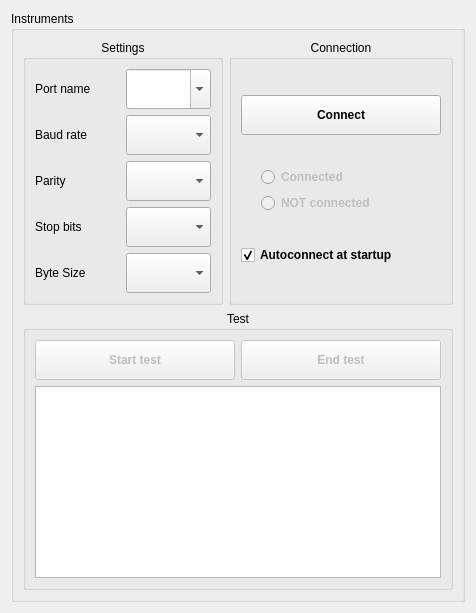
     <widget class="QWidget" name="instrumentsTAB">
      <attribute name="title">
       <string>Intruments</string>
      </attribute>
      <layout class="QGridLayout" name="gridLayout_11">
       <item row="0" column="0">
        <widget class="QGroupBox" name="chartsBox_4">
         <property name="font">
          <font/>
         </property>
         <property name="title">
          <string>Instruments</string>
         </property>
         <layout class="QGridLayout" name="gridLayout_2">
          <item row="0" column="0">
           <widget class="QGroupBox" name="groupBox_2">
            <property name="font">
             <font/>
            </property>
            <property name="title">
             <string>Settings</string>
            </property>
            <property name="alignment">
             <set>Qt::AlignHCenter|Qt::AlignTop</set>
            </property>
            <property name="flat">
             <bool>true</bool>
            </property>
            <layout class="QGridLayout" name="gridLayout">
             <item row="0" column="0">
              <widget class="QLabel" name="label">
               <property name="font">
                <font/>
               </property>
               <property name="text">
                <string>Port name</string>
               </property>
              </widget>
             </item>
             <item row="0" column="1">
              <widget class="QComboBox" name="comboBox_portName">
               <property name="minimumSize">
                <size>
                 <width>0</width>
                 <height>40</height>
                </size>
               </property>
               <property name="font">
                <font/>
               </property>
               <property name="editable">
                <bool>true</bool>
               </property>
              </widget>
             </item>
             <item row="1" column="0">
              <widget class="QLabel" name="label_2">
               <property name="font">
                <font/>
               </property>
               <property name="text">
                <string>Baud rate</string>
               </property>
              </widget>
             </item>
             <item row="1" column="1">
              <widget class="QComboBox" name="comboBox_baudRate">
               <property name="minimumSize">
                <size>
                 <width>0</width>
                 <height>40</height>
                </size>
               </property>
               <property name="font">
                <font/>
               </property>
              </widget>
             </item>
             <item row="2" column="0">
              <widget class="QLabel" name="label_3">
               <property name="font">
                <font/>
               </property>
               <property name="text">
                <string>Parity</string>
               </property>
              </widget>
             </item>
             <item row="2" column="1">
              <widget class="QComboBox" name="comboBox_parity">
               <property name="minimumSize">
                <size>
                 <width>0</width>
                 <height>40</height>
                </size>
               </property>
               <property name="font">
                <font/>
               </property>
              </widget>
             </item>
             <item row="3" column="0">
              <widget class="QLabel" name="label_4">
               <property name="font">
                <font/>
               </property>
               <property name="text">
                <string>Stop bits</string>
               </property>
              </widget>
             </item>
             <item row="3" column="1">
              <widget class="QComboBox" name="comboBox_stopBits">
               <property name="minimumSize">
                <size>
                 <width>0</width>
                 <height>40</height>
                </size>
               </property>
               <property name="font">
                <font/>
               </property>
              </widget>
             </item>
             <item row="4" column="0">
              <widget class="QLabel" name="label_5">
               <property name="font">
                <font/>
               </property>
               <property name="text">
                <string>Byte Size</string>
               </property>
              </widget>
             </item>
             <item row="4" column="1">
              <widget class="QComboBox" name="comboBox_byteSize">
               <property name="minimumSize">
                <size>
                 <width>0</width>
                 <height>40</height>
                </size>
               </property>
               <property name="font">
                <font/>
               </property>
              </widget>
             </item>
            </layout>
           </widget>
          </item>
          <item row="0" column="1">
           <widget class="QGroupBox" name="groupBox_3">
            <property name="font">
             <font/>
            </property>
            <property name="title">
             <string>Connection</string>
            </property>
            <property name="alignment">
             <set>Qt::AlignHCenter|Qt::AlignTop</set>
            </property>
            <property name="flat">
             <bool>true</bool>
            </property>
            <layout class="QVBoxLayout" name="verticalLayout_5">
             <item>
              <widget class="QPushButton" name="pushButton_connect">
               <property name="minimumSize">
                <size>
                 <width>200</width>
                 <height>40</height>
                </size>
               </property>
               <property name="font">
                <font>
                 <weight>75</weight>
                 <italic>false</italic>
                 <bold>true</bold>
                </font>
               </property>
               <property name="text">
                <string>Connect</string>
               </property>
              </widget>
             </item>
             <item>
              <layout class="QVBoxLayout" name="verticalLayout_4">
               <property name="leftMargin">
                <number>20</number>
               </property>
               <item>
                <widget class="QRadioButton" name="RadioButton_connected">
                 <property name="enabled">
                  <bool>false</bool>
                 </property>
                 <property name="font">
                  <font>
                   <weight>75</weight>
                   <italic>false</italic>
                   <bold>true</bold>
                  </font>
                 </property>
                 <property name="text">
                  <string>Connected</string>
                 </property>
                 <property name="checkable">
                  <bool>true</bool>
                 </property>
                </widget>
               </item>
               <item>
                <widget class="QRadioButton" name="RadioButton_NOTconnected">
                 <property name="enabled">
                  <bool>false</bool>
                 </property>
                 <property name="font">
                  <font>
                   <weight>75</weight>
                   <italic>false</italic>
                   <bold>true</bold>
                  </font>
                 </property>
                 <property name="text">
                  <string>NOT connected</string>
                 </property>
                 <property name="checkable">
                  <bool>true</bool>
                 </property>
                 <property name="checked">
                  <bool>false</bool>
                 </property>
                </widget>
               </item>
              </layout>
             </item>
             <item>
              <widget class="QCheckBox" name="checkBox_autoconnect">
               <property name="font">
                <font>
                 <weight>75</weight>
                 <italic>false</italic>
                 <bold>true</bold>
                </font>
               </property>
               <property name="acceptDrops">
                <bool>false</bool>
               </property>
               <property name="autoFillBackground">
                <bool>false</bool>
               </property>
               <property name="text">
                <string>Autoconnect at startup</string>
               </property>
               <property name="checked">
                <bool>true</bool>
               </property>
              </widget>
             </item>
            </layout>
           </widget>
          </item>
          <item row="1" column="0" colspan="2">
           <widget class="QGroupBox" name="groupBox_4">
            <property name="font">
             <font/>
            </property>
            <property name="title">
             <string>Test</string>
            </property>
            <property name="alignment">
             <set>Qt::AlignHCenter|Qt::AlignTop</set>
            </property>
            <property name="flat">
             <bool>true</bool>
            </property>
            <layout class="QVBoxLayout" name="verticalLayout_3">
             <item>
              <layout class="QHBoxLayout" name="horizontalLayout_6">
               <item>
                <widget class="QPushButton" name="pushButton_startTest">
                 <property name="enabled">
                  <bool>false</bool>
                 </property>
                 <property name="minimumSize">
                  <size>
                   <width>200</width>
                   <height>40</height>
                  </size>
                 </property>
                 <property name="font">
                  <font>
                   <weight>75</weight>
                   <italic>false</italic>
                   <bold>true</bold>
                  </font>
                 </property>
                 <property name="text">
                  <string>Start test</string>
                 </property>
                </widget>
               </item>
               <item>
                <widget class="QPushButton" name="pushButton_endTest">
                 <property name="enabled">
                  <bool>false</bool>
                 </property>
                 <property name="minimumSize">
                  <size>
                   <width>200</width>
                   <height>40</height>
                  </size>
                 </property>
                 <property name="font">
                  <font>
                   <weight>75</weight>
                   <italic>false</italic>
                   <bold>true</bold>
                  </font>
                 </property>
                 <property name="text">
                  <string>End test</string>
                 </property>
                </widget>
               </item>
              </layout>
             </item>
             <item>
              <widget class="QTextEdit" name="textEdit">
               <property name="enabled">
                <bool>true</bool>
               </property>
               <property name="sizePolicy">
                <sizepolicy hsizetype="Expanding" vsizetype="Expanding">
                 <horstretch>0</horstretch>
                 <verstretch>200</verstretch>
                </sizepolicy>
               </property>
               <property name="maximumSize">
                <size>
                 <width>1677</width>
                 <height>1677</height>
                </size>
               </property>
               <property name="font">
                <font>
                 <family>Arial</family>
                 <pointsize>12</pointsize>
                </font>
               </property>
              </widget>
             </item>
            </layout>
           </widget>
          </item>
         </layout>
        </widget>
       </item>
      </layout>
     </widget>
